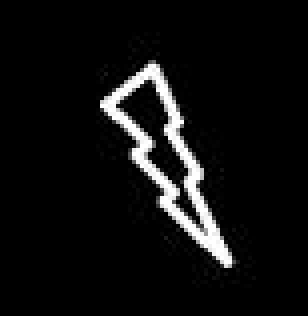
#> input picture OpenCV-Python/Code/5_Counter/picture_5.jpg, 77 x 79 px (shown 4 times larger)
$ python counter_rectangle.py
#> lines starting #> are read from the running program, lines starting #| are printed output that depends on the picture; after the words box and inside, x2 and y2 are one past the last pixel; in counts of white or black regions, pixels touching at a corner belong together
import cv2
import numpy as np

img = cv2.imread('picture_5.jpg')
#> img is the input picture: shape (79, 77, 3); min 0, max 255, mean 15.3
gray = cv2.cvtColor(img, cv2.COLOR_BGR2GRAY)
ret, binary = cv2.threshold(gray, 127, 255, cv2.THRESH_BINARY)
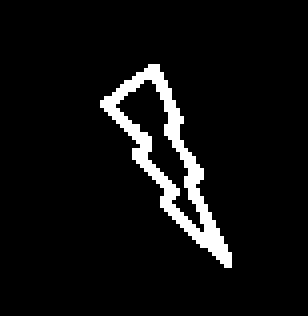
#> binary: shape (79, 77) (shown 4 times larger); 6% white in thin lines or dots, all inside (x1, y1, x2, y2) = (25, 16, 58, 67)

counter, hierarchy = cv2.findContours(
    binary, cv2.RETR_TREE, cv2.CHAIN_APPROX_SIMPLE)
#> counter = 2 contours; box (x1, y1, x2, y2) and area: (25, 16, 58, 67) 521, (28, 19, 52, 59) 254

rect_m = cv2.minAreaRect(counter[0])
#> rect_m = ((44.79, 42.32), (17.15, 53.16), -30.96)
point = cv2.boxPoints(rect_m)
#> point = [[51.12, 69.53], [23.76, 23.94], [38.47, 15.12], [65.82, 60.71]]
point = np.int32(point)
#> point = [[51, 69], [23, 23], [38, 15], [65, 60]]
cv2.drawContours(img, [point], 0, (255, 255, 255), 1)

rect = cv2.boundingRect(counter[0])
#> rect = (25, 16, 33, 51)


while True:
    cv2.rectangle(img, rect, (255, 0, 0), 1)
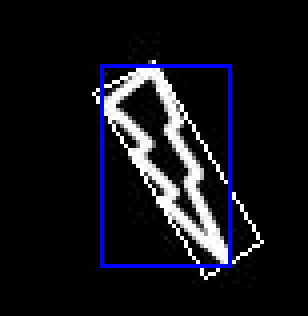
#> img: shape (79, 77, 3) (shown 4 times larger); mean B, G, R 25.8, 18.9, 18.9
    cv2.imshow('res', img)
    key = cv2.waitKey(1)
#> (key Esc is pressed here)
    if key == 27:
        break

cv2.destroyAllWindows()

$ run again, with OpenCV-Python/Code/5_Counter/picture_1.jpg copied over OpenCV-Python/Code/5_Counter/picture_5.jpg
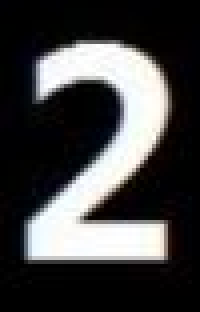
#> input picture OpenCV-Python/Code/5_Counter/picture_1.jpg, 50 x 78 px (shown 4 times larger)
#> img is the input picture: shape (78, 50, 3); mean B, G, R 67.6, 67.2, 67.5
#> `ret, binary = cv2.threshold(gray, 127, 255, cv2.THRESH_BINARY)`:
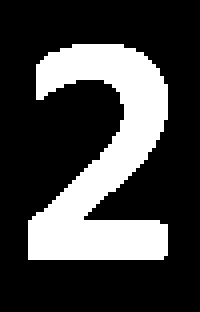
#> binary: shape (78, 50) (shown 4 times larger); 26.5% white; 1 white region
#> counter = 1 contour; box (x1, y1, x2, y2) and area: (7, 11, 42, 65) 933
#> rect_m = ((24, 37.5), (53, 34), -90)
#> point = [[41, 64], [7, 64], [7, 11], [41, 11]]
#> rect = (7, 11, 35, 54)
#> `cv2.rectangle(img, rect, (255, 0, 0), 1)`:
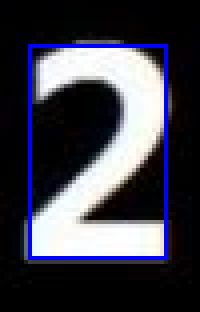
#> img: shape (78, 50, 3) (shown 4 times larger); mean B, G, R 75, 63.2, 63.4

$ run again, with OpenCV-Python/Code/5_Counter/picture_2.jpg copied over OpenCV-Python/Code/5_Counter/picture_5.jpg
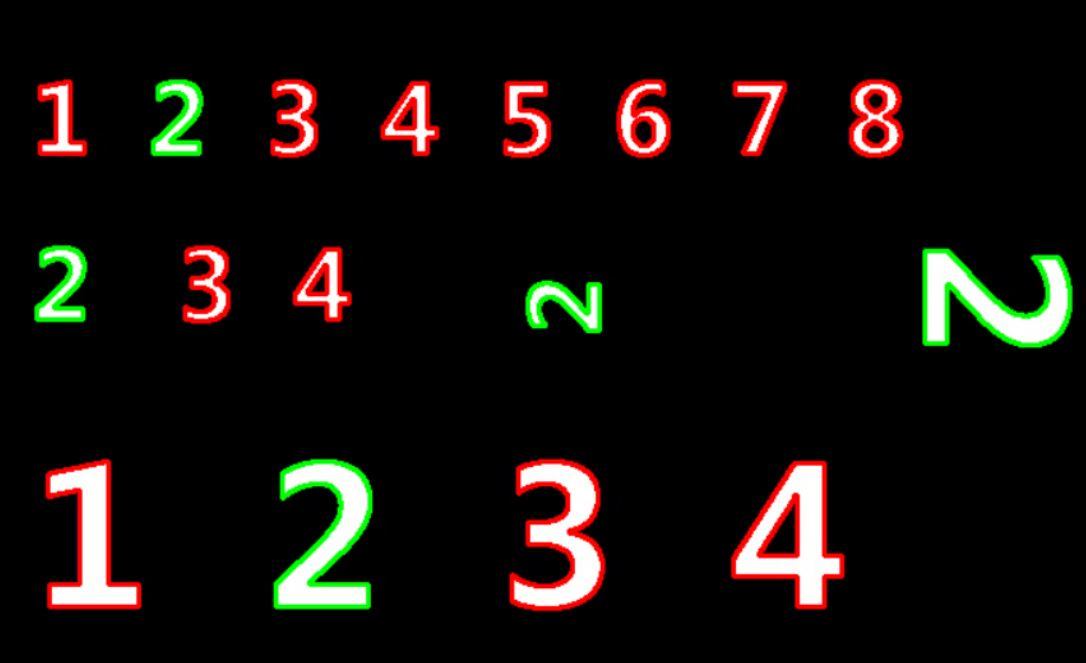
#> input picture OpenCV-Python/Code/5_Counter/picture_2.jpg, 1086 x 663 px
#> img is the input picture: shape (663, 1086, 3); mean B, G, R 13.7, 17.4, 21.5
#> `ret, binary = cv2.threshold(gray, 127, 255, cv2.THRESH_BINARY)`:
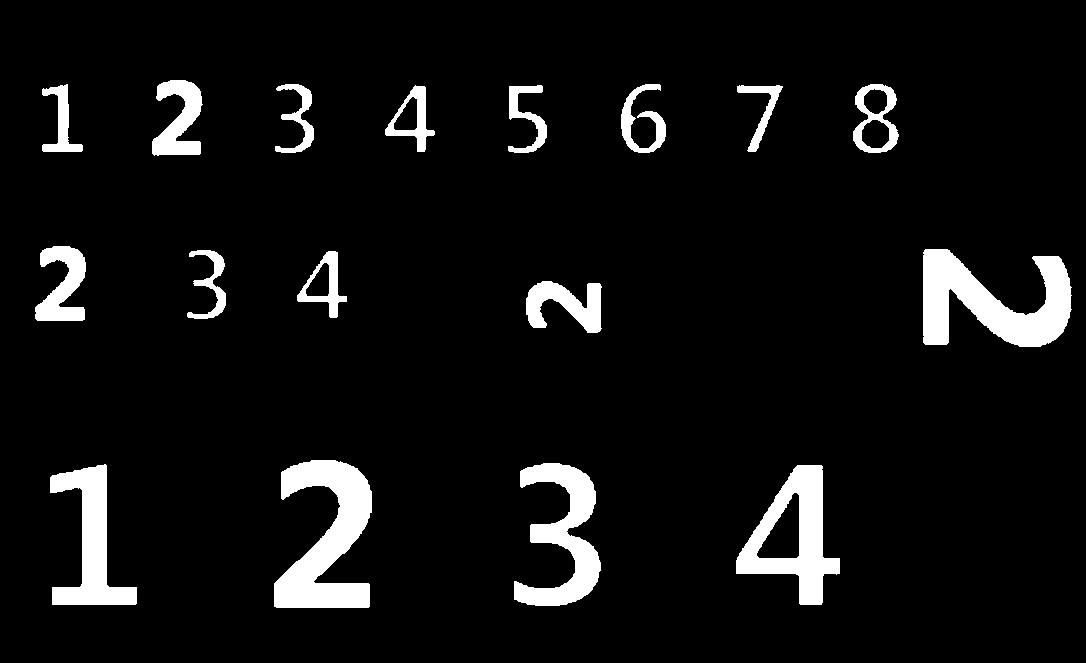
#> binary: shape (663, 1086); 6.8% white; 17 white regions
#> counter = 22 contours; largest, box (x1, y1, x2, y2) and area: (923, 249, 1072, 347) 7767, (274, 460, 372, 608) 7712, (736, 465, 840, 605) 7442, (514, 463, 601, 606) 5336, (50, 464, 137, 605) 4884
#> rect_m = ((805.5, 534.7), (136.1, 96.52), -59.86)
#> `point = cv2.boxPoints(rect_m)`: point = [[813, 617.7], [729.6, 569.3], [797.9, 451.6], [881.4, 500]]
#> `point = np.int32(point)`: point = [[813, 617], [729, 569], [797, 451], [881, 500]]
#> rect = (736, 465, 104, 140)
#> `cv2.rectangle(img, rect, (255, 0, 0), 1)`:
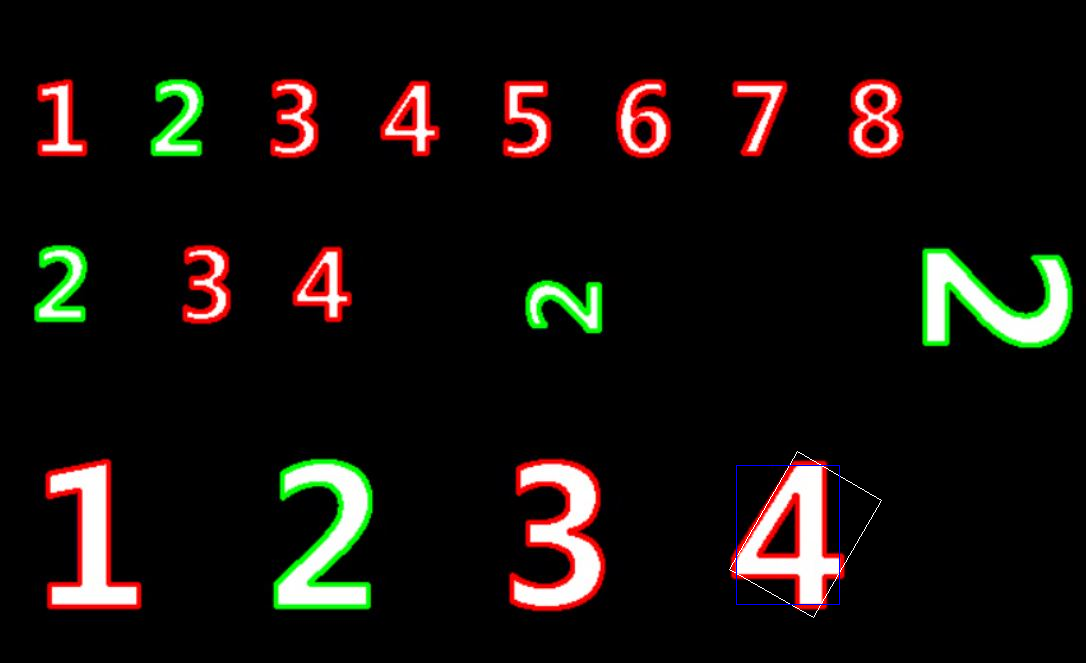
#> img: shape (663, 1086, 3); mean B, G, R 14, 17.5, 21.6

$ run again, with OpenCV-Python/Code/5_Counter/picture_3.jpg copied over OpenCV-Python/Code/5_Counter/picture_5.jpg
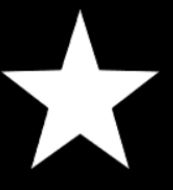
#> input picture OpenCV-Python/Code/5_Counter/picture_3.jpg, 173 x 190 px
#> img is the input picture: shape (190, 173, 3); min 0, max 255, mean 65.9
#> `ret, binary = cv2.threshold(gray, 127, 255, cv2.THRESH_BINARY)`:
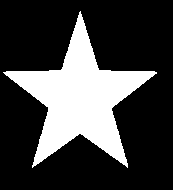
#> binary: shape (190, 173); 25.8% white; 1 white region
#> counter = 1 contour; box (x1, y1, x2, y2) and area: (3, 11, 157, 168) 8224
#> rect_m = ((82.82, 105.4), (156.2, 151.5), -38.39)
#> `point = cv2.boxPoints(rect_m)`: point = [[68.63, 213.2], [-25.42, 94.52], [97, -2.47], [191.1, 116.3]]
#> `point = np.int32(point)`: point = [[68, 213], [-25, 94], [97, -2], [191, 116]]
#> rect = (3, 11, 154, 157)
#> `cv2.rectangle(img, rect, (255, 0, 0), 1)`:
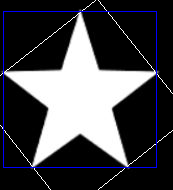
#> img: shape (190, 173, 3); mean B, G, R 73.1, 68.3, 68.3
